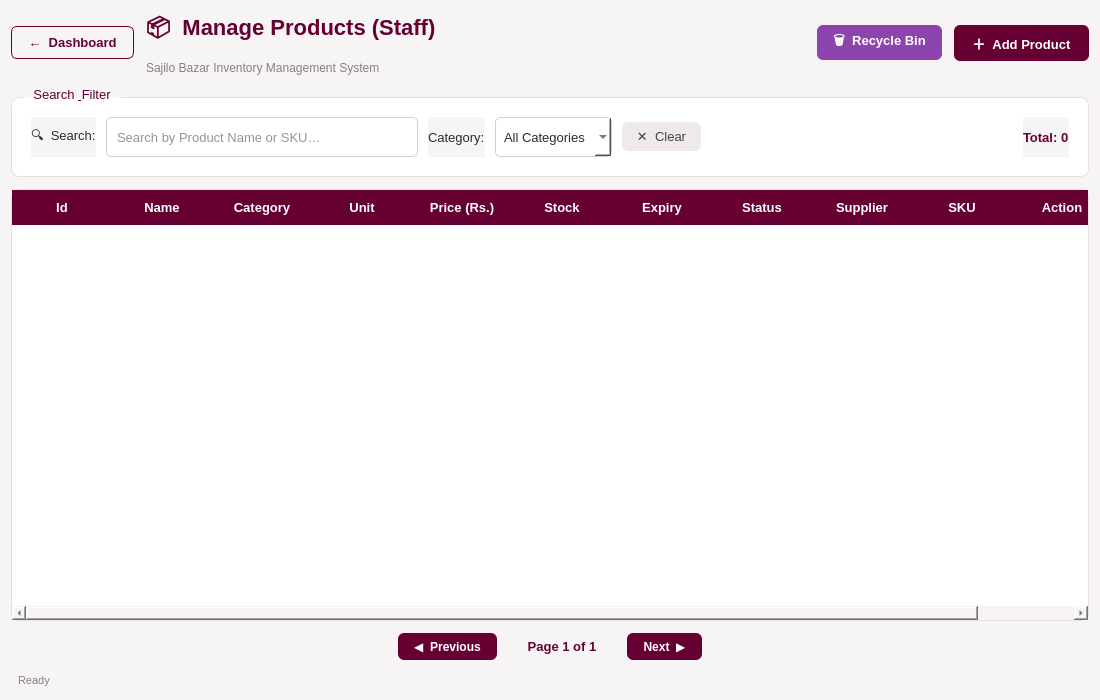
<?xml version="1.0" encoding="UTF-8"?>
<ui version="4.0">
 <class>ProductStaff</class>
 <widget class="QWidget" name="ProductStaff">
  <property name="geometry">
   <rect>
    <x>0</x>
    <y>0</y>
    <width>1100</width>
    <height>700</height>
   </rect>
  </property>
  <property name="windowTitle">
   <string>Sajilo Bazar – Staff Products</string>
  </property>
  <property name="styleSheet">
   <string notr="true">
QWidget {
    background-color: #F7F4F5;
    font-family: &quot;Segoe UI&quot;, sans-serif;
    font-size: 13px;
    color: #2C2C2C;
}
QGroupBox {
    background-color: #FFFFFF;
    border: 1px solid #E6DEE1;
    border-radius: 8px;
    margin-top: 10px;
    padding: 10px;
}
QGroupBox::title {
    subcontrol-origin: margin;
    left: 12px;
    padding: 0 6px;
    color: #660033;
    font-weight: bold;
}
QLineEdit, QComboBox {
    background-color: #FFFFFF;
    border: 1px solid #D8CBD0;
    border-radius: 5px;
    padding: 5px 8px;
    min-height: 28px;
}
QLineEdit:focus, QComboBox:focus {
    border: 1px solid #660033;
}
QPushButton#btnBackDashboard {
    background-color: transparent;
    color: #660033;
    border: 1px solid #660033;
    border-radius: 6px;
    padding: 8px 16px;
    font-weight: bold;
    font-size: 13px;
}
QPushButton#btnBackDashboard:hover {
    background-color: #F3E6EC;
}
QPushButton#btnAddProduct {
    background-color: #660033;
    color: white;
    border: none;
    border-radius: 6px;
    padding: 8px 18px;
    font-weight: bold;
    font-size: 13px;
}
QPushButton#btnAddProduct:hover {
    background-color: #4D0026;
}
QPushButton#btnClearSearch {
    background-color: #EFE9EB;
    color: #444;
    border: none;
    border-radius: 6px;
    padding: 6px 14px;
}
QPushButton#btnClearSearch:hover {
    background-color: #DDD1D6;
}
QPushButton#btnPrevPage, QPushButton#btnNextPage {
    background-color: #660033;
    color: white;
    border: none;
    border-radius: 6px;
    padding: 6px 16px;
    font-weight: bold;
    font-size: 12px;
}
QPushButton#btnPrevPage:hover, QPushButton#btnNextPage:hover {
    background-color: #4D0026;
}
QPushButton#btnPrevPage:disabled, QPushButton#btnNextPage:disabled {
    background-color: #CDBFC4;
    color: #F7F4F5;
}
QTableWidget {
    background-color: #FFFFFF;
    border: 1px solid #E6DEE1;
    border-radius: 8px;
    gridline-color: #EEE3E7;
    selection-background-color: #F3E6EC;
    selection-color: #660033;
    alternate-background-color: #FBF6F8;
}
QTableWidget::item {
    padding: 6px 10px;
}
QHeaderView::section {
    background-color: #660033;
    color: white;
    font-weight: bold;
    padding: 8px 10px;
    border: none;
}
QLabel#lblTitle {
    font-size: 22px;
    font-weight: bold;
    color: #660033;
}
QLabel#lblSubtitle {
    font-size: 12px;
    color: #8A7E82;
}
QLabel#lblPageInfo {
    color: #660033;
    font-weight: bold;
    font-size: 13px;
}
QCheckBox {
    color: #660033;
    font-weight: 600;
}
QCheckBox::indicator:checked {
    background-color: #C9A227;
    border: 1px solid #C9A227;
}
   </string>
  </property>
  <layout class="QVBoxLayout" name="mainLayout">
   <property name="spacing">
    <number>12</number>
   </property>
   <item>
    <layout class="QHBoxLayout" name="headerLayout">
     <item>
      <widget class="QPushButton" name="btnBackDashboard">
       <property name="cursor">
        <cursorShape>PointingHandCursor</cursorShape>
       </property>
       <property name="text">
        <string>←  Dashboard</string>
       </property>
      </widget>
     </item>
     <item>
      <layout class="QVBoxLayout">
       <item>
        <widget class="QLabel" name="lblTitle">
         <property name="text">
          <string>📦  Manage Products (Staff)</string>
         </property>
        </widget>
       </item>
       <item>
        <widget class="QLabel" name="lblSubtitle">
         <property name="text">
          <string>Sajilo Bazar Inventory Management System</string>
         </property>
        </widget>
       </item>
      </layout>
     </item>
     <item>
      <spacer>
       <property name="orientation">
        <enum>Qt::Orientation::Horizontal</enum>
       </property>
       <property name="sizeHint" stdset="0">
        <size>
         <width>40</width>
         <height>20</height>
        </size>
       </property>
      </spacer>
     </item>
     <item>
      <widget class="QPushButton" name="btnRecycleBin">
       <property name="cursor">
        <cursorShape>PointingHandCursor</cursorShape>
       </property>
       <property name="styleSheet">
        <string notr="true">QPushButton { background-color: #8E44AD; color: white; border: none; border-radius: 6px; padding: 6px 16px; font-weight: bold; } QPushButton:hover { background-color: #7d3c98; }</string>
       </property>
       <property name="text">
        <string>🗑  Recycle Bin</string>
       </property>
      </widget>
     </item>
     <item>
      <widget class="QPushButton" name="btnAddProduct">
       <property name="cursor">
        <cursorShape>PointingHandCursor</cursorShape>
       </property>
       <property name="text">
        <string>＋  Add Product</string>
       </property>
      </widget>
     </item>
    </layout>
   </item>
   <item>
    <widget class="QGroupBox" name="grpSearch">
     <property name="title">
      <string>Search &amp; Filter</string>
     </property>
     <layout class="QHBoxLayout" name="searchLayout">
      <property name="spacing">
       <number>10</number>
      </property>
      <item>
       <widget class="QLabel" name="label">
        <property name="text">
         <string>🔍  Search:</string>
        </property>
       </widget>
      </item>
      <item>
       <widget class="QLineEdit" name="txtSearch">
        <property name="placeholderText">
         <string>Search by Product Name or SKU…</string>
        </property>
       </widget>
      </item>
      <item>
       <widget class="QLabel" name="label">
        <property name="text">
         <string>Category:</string>
        </property>
       </widget>
      </item>
      <item>
       <widget class="QComboBox" name="cmbFilterCategory">
        <item>
         <property name="text">
          <string>All Categories</string>
         </property>
        </item>
       </widget>
      </item>
      <item>
       <widget class="QPushButton" name="btnClearSearch">
        <property name="cursor">
         <cursorShape>PointingHandCursor</cursorShape>
        </property>
        <property name="text">
         <string>✕  Clear</string>
        </property>
       </widget>
      </item>
      <item>
       <spacer>
        <property name="orientation">
         <enum>Qt::Orientation::Horizontal</enum>
        </property>
        <property name="sizeHint" stdset="0">
         <size>
          <width>40</width>
          <height>20</height>
         </size>
        </property>
       </spacer>
      </item>
      <item>
       <widget class="QLabel" name="lblTotalProducts">
        <property name="styleSheet">
         <string>color:#660033; font-weight:bold;</string>
        </property>
        <property name="text">
         <string>Total: 0</string>
        </property>
       </widget>
      </item>
     </layout>
    </widget>
   </item>
   <item>
    <widget class="QTableWidget" name="tblProducts">
     <property name="editTriggers">
      <set>QAbstractItemView::EditTrigger::NoEditTriggers</set>
     </property>
     <property name="alternatingRowColors">
      <bool>true</bool>
     </property>
     <property name="selectionMode">
      <enum>QAbstractItemView::SelectionMode::SingleSelection</enum>
     </property>
     <property name="selectionBehavior">
      <enum>QAbstractItemView::SelectionBehavior::SelectRows</enum>
     </property>
     <property name="showGrid">
      <bool>true</bool>
     </property>
     <property name="sortingEnabled">
      <bool>true</bool>
     </property>
     <property name="columnCount">
      <number>11</number>
     </property>
     <attribute name="horizontalHeaderStretchLastSection">
      <bool>true</bool>
     </attribute>
     <column>
      <property name="text">
       <string>Id</string>
      </property>
     </column>
     <column>
      <property name="text">
       <string>Name</string>
      </property>
     </column>
     <column>
      <property name="text">
       <string>Category</string>
      </property>
     </column>
     <column>
      <property name="text">
       <string>Unit</string>
      </property>
     </column>
     <column>
      <property name="text">
       <string>Price (Rs.)</string>
      </property>
     </column>
     <column>
      <property name="text">
       <string>Stock</string>
      </property>
     </column>
     <column>
      <property name="text">
       <string>Expiry</string>
      </property>
     </column>
     <column>
      <property name="text">
       <string>Status</string>
      </property>
     </column>
     <column>
      <property name="text">
       <string>Supplier</string>
      </property>
     </column>
     <column>
      <property name="text">
       <string>SKU</string>
      </property>
     </column>
     <column>
      <property name="text">
       <string>Action</string>
      </property>
     </column>
    </widget>
   </item>
   <item>
    <layout class="QHBoxLayout" name="paginationLayout">
     <property name="spacing">
      <number>10</number>
     </property>
     <item>
      <spacer>
       <property name="orientation">
        <enum>Qt::Orientation::Horizontal</enum>
       </property>
       <property name="sizeHint" stdset="0">
        <size>
         <width>40</width>
         <height>20</height>
        </size>
       </property>
      </spacer>
     </item>
     <item>
      <widget class="QPushButton" name="btnPrevPage">
       <property name="cursor">
        <cursorShape>PointingHandCursor</cursorShape>
       </property>
       <property name="text">
        <string>◀  Previous</string>
       </property>
      </widget>
     </item>
     <item>
      <widget class="QLabel" name="lblPageInfo">
       <property name="minimumSize">
        <size>
         <width>110</width>
         <height>0</height>
        </size>
       </property>
       <property name="alignment">
        <set>Qt::AlignmentFlag::AlignCenter</set>
       </property>
       <property name="text">
        <string>Page 1 of 1</string>
       </property>
      </widget>
     </item>
     <item>
      <widget class="QPushButton" name="btnNextPage">
       <property name="cursor">
        <cursorShape>PointingHandCursor</cursorShape>
       </property>
       <property name="text">
        <string>Next  ▶</string>
       </property>
      </widget>
     </item>
     <item>
      <spacer>
       <property name="orientation">
        <enum>Qt::Orientation::Horizontal</enum>
       </property>
       <property name="sizeHint" stdset="0">
        <size>
         <width>40</width>
         <height>20</height>
        </size>
       </property>
      </spacer>
     </item>
    </layout>
   </item>
   <item>
    <widget class="QLabel" name="lblStatusBar">
     <property name="styleSheet">
      <string>color: #8A7E82; font-size: 11px; padding: 2px 4px;</string>
     </property>
     <property name="text">
      <string>Ready</string>
     </property>
    </widget>
   </item>
  </layout>
 </widget>
 <resources/>
 <connections/>
</ui>
